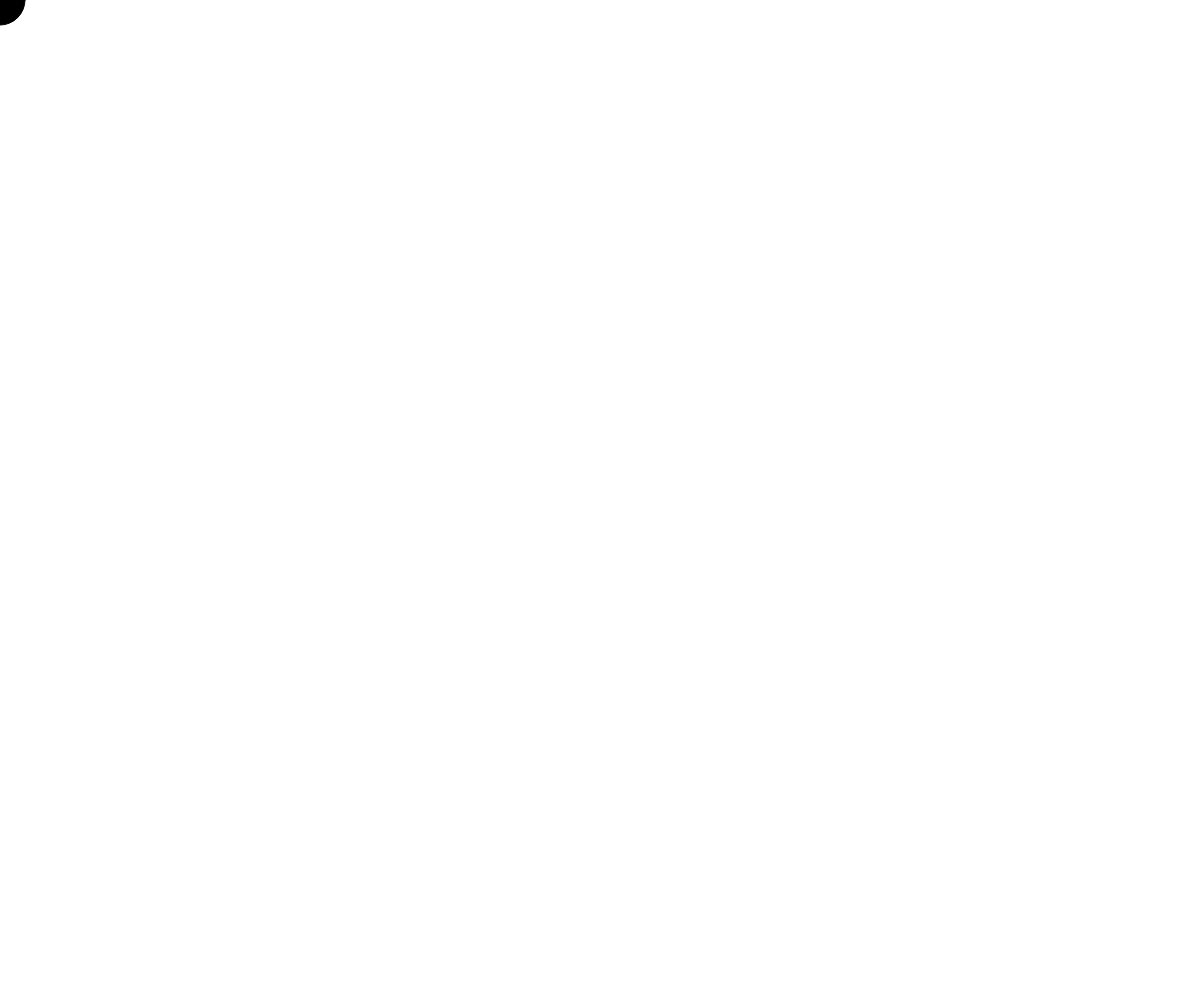
Frame 1 (no input)
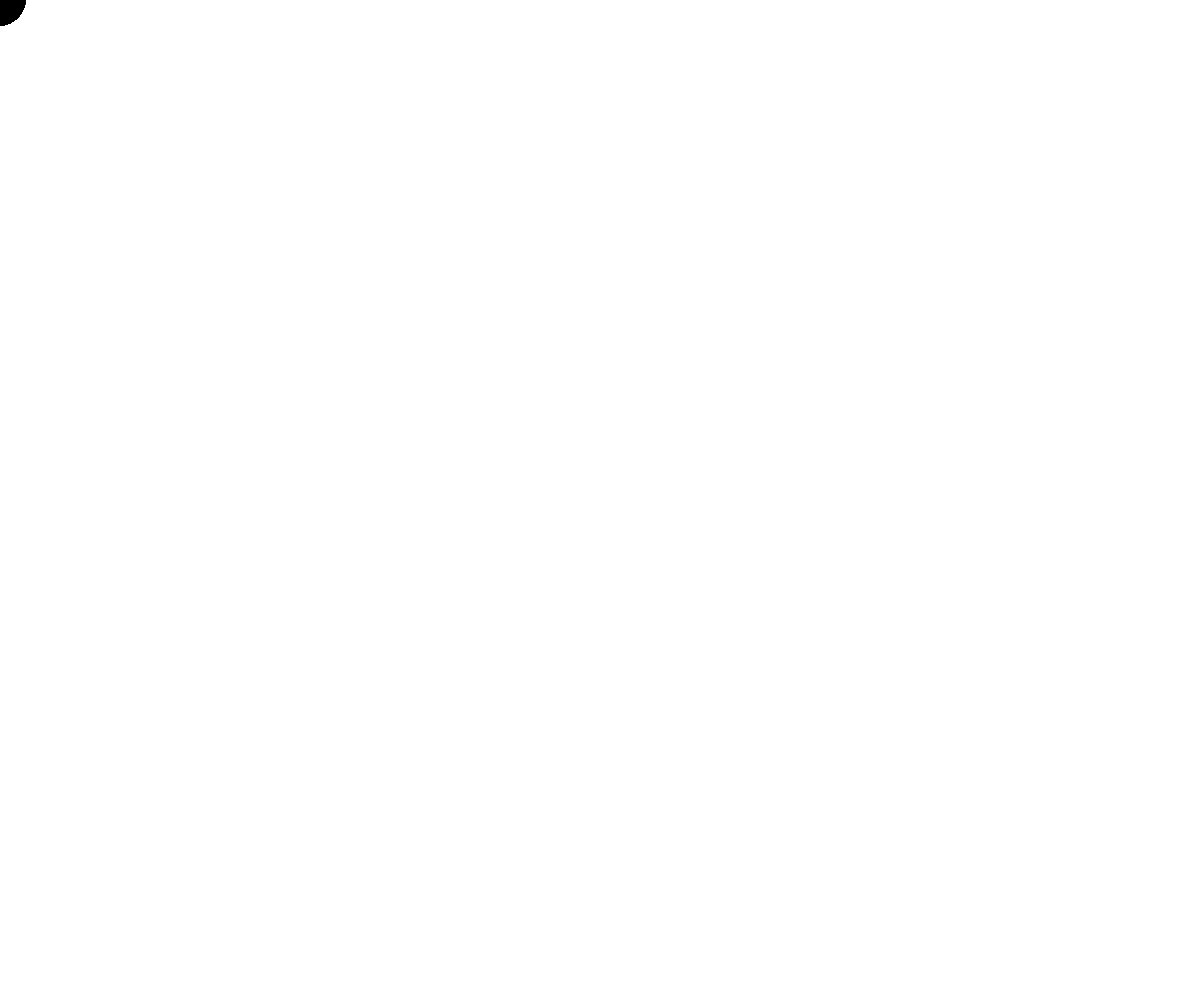
Frame 60 (no input)
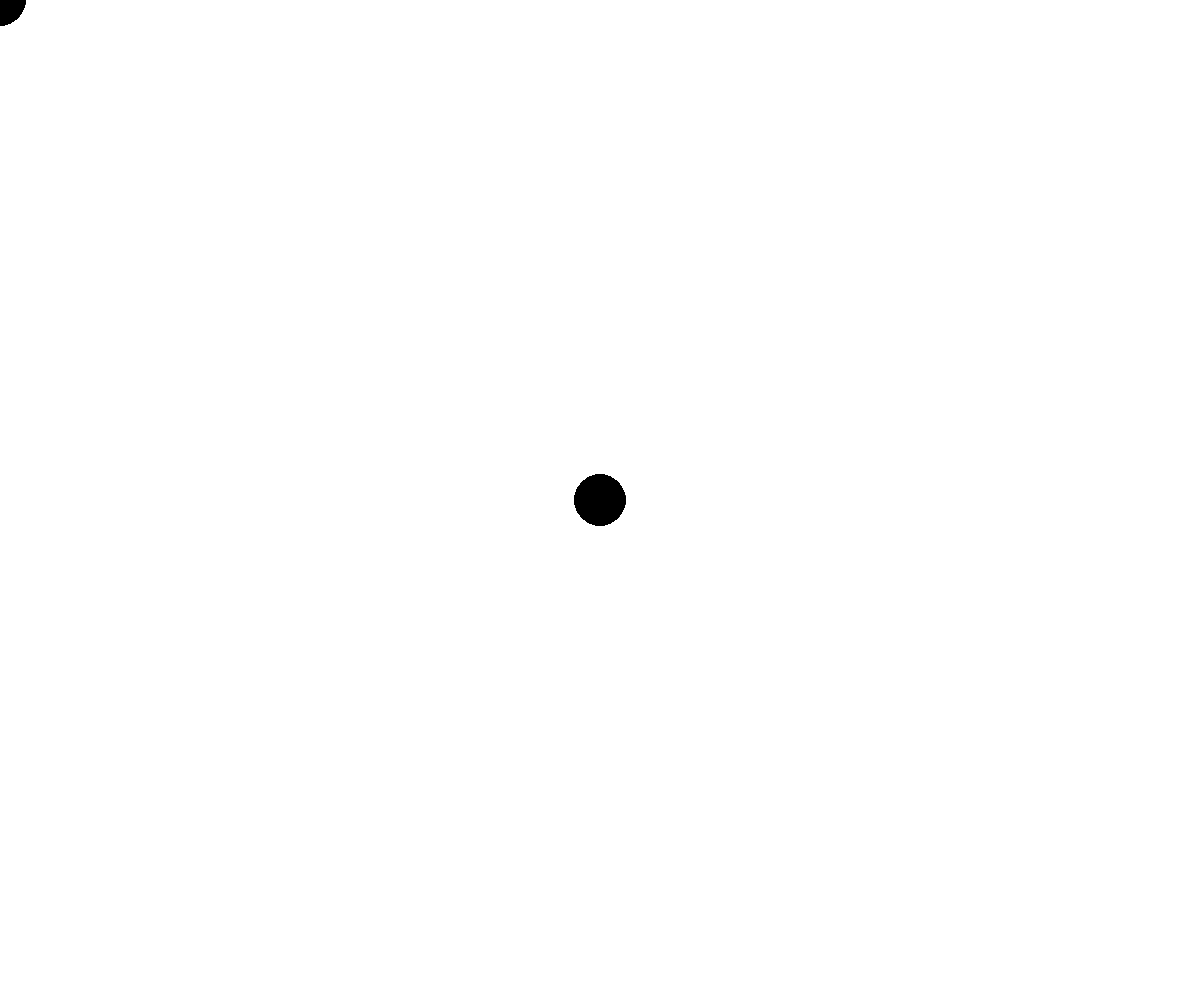
Frame 120 (the mouse pressed at the canvas centre since frame 60)

The p5.js sketch that drew these frames (run headless with seeded random() and noise() and a simulated clock; from frame 60 on, the mouse is pressed at the canvas centre):

// p5.js sketch
// ── sketch.js
let ball ={
  x: 200,
  y: 300,
  radius: 50,
};
function setup() {
  createCanvas(windowWidth, windowHeight);
  background(255);
}

function draw() {
  fill(0);
  ball.x = mouseX;
  ball.y = mouseY;
  ellipse(ball.x, ball.y, ball.radius, ball.radius);
}
